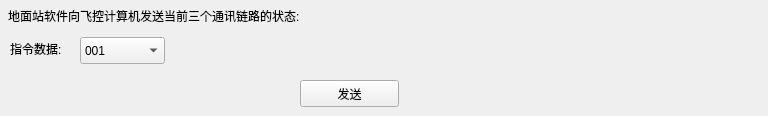
           <widget class="QWidget" name="tab_56">
            <attribute name="title">
             <string>0x0E</string>
            </attribute>
            <widget class="QPushButton" name="ID0Esend_pushButton_4">
             <property name="geometry">
              <rect>
               <x>300</x>
               <y>80</y>
               <width>99</width>
               <height>27</height>
              </rect>
             </property>
             <property name="text">
              <string>发送</string>
             </property>
            </widget>
            <widget class="QLabel" name="label_136">
             <property name="geometry">
              <rect>
               <x>8</x>
               <y>0</y>
               <width>751</width>
               <height>31</height>
              </rect>
             </property>
             <property name="text">
              <string>地面站软件向飞控计算机发送当前三个通讯链路的状态:</string>
             </property>
            </widget>
            <widget class="QLabel" name="label_137">
             <property name="geometry">
              <rect>
               <x>10</x>
               <y>40</y>
               <width>67</width>
               <height>17</height>
              </rect>
             </property>
             <property name="text">
              <string>指令数据:</string>
             </property>
            </widget>
            <widget class="QComboBox" name="instruct0E_comboBox_4">
             <property name="geometry">
              <rect>
               <x>80</x>
               <y>37</y>
               <width>85</width>
               <height>27</height>
              </rect>
             </property>
             <item>
              <property name="text">
               <string>001</string>
              </property>
             </item>
             <item>
              <property name="text">
               <string>010</string>
              </property>
             </item>
             <item>
              <property name="text">
               <string>011</string>
              </property>
             </item>
             <item>
              <property name="text">
               <string>100</string>
              </property>
             </item>
             <item>
              <property name="text">
               <string>101</string>
              </property>
             </item>
             <item>
              <property name="text">
               <string>110</string>
              </property>
             </item>
             <item>
              <property name="text">
               <string>111</string>
              </property>
             </item>
            </widget>
           </widget>
